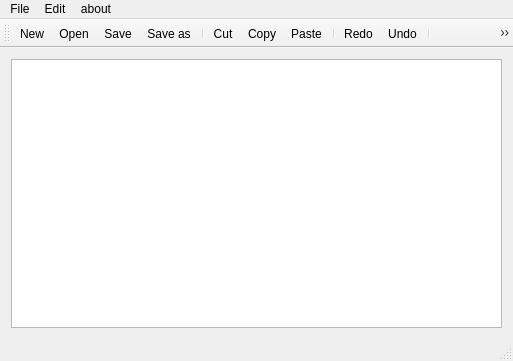
<?xml version="1.0" encoding="UTF-8"?>
<ui version="4.0">
 <class>MainWindow</class>
 <widget class="QMainWindow" name="MainWindow">
  <property name="geometry">
   <rect>
    <x>0</x>
    <y>0</y>
    <width>513</width>
    <height>361</height>
   </rect>
  </property>
  <property name="windowTitle">
   <string>MainWindow</string>
  </property>
  <widget class="QWidget" name="centralWidget">
   <layout class="QHBoxLayout" name="horizontalLayout">
    <item>
     <widget class="QTextEdit" name="textEdit"/>
    </item>
   </layout>
  </widget>
  <widget class="QMenuBar" name="menuBar">
   <property name="geometry">
    <rect>
     <x>0</x>
     <y>0</y>
     <width>513</width>
     <height>21</height>
    </rect>
   </property>
   <widget class="QMenu" name="menuFile">
    <property name="title">
     <string>File</string>
    </property>
    <addaction name="actionNew"/>
    <addaction name="actionOpen"/>
    <addaction name="separator"/>
    <addaction name="actionSave"/>
    <addaction name="actionSave_as"/>
    <addaction name="separator"/>
    <addaction name="actionPrint"/>
   </widget>
   <widget class="QMenu" name="menuEdit">
    <property name="title">
     <string>Edit</string>
    </property>
    <addaction name="actionCut"/>
    <addaction name="actionCopy"/>
    <addaction name="actionPaste"/>
    <addaction name="separator"/>
    <addaction name="actionRedo"/>
    <addaction name="actionUndo"/>
    <addaction name="separator"/>
    <addaction name="actionFont"/>
    <addaction name="actionColor"/>
    <addaction name="actionBackground_Color"/>
    <addaction name="actionBackgroung_Color_Edit_Text"/>
   </widget>
   <widget class="QMenu" name="menuAbout">
    <property name="title">
     <string>about</string>
    </property>
    <addaction name="actionAbout_Notepad"/>
   </widget>
   <addaction name="menuFile"/>
   <addaction name="menuEdit"/>
   <addaction name="menuAbout"/>
  </widget>
  <widget class="QToolBar" name="mainToolBar">
   <attribute name="toolBarArea">
    <enum>TopToolBarArea</enum>
   </attribute>
   <attribute name="toolBarBreak">
    <bool>false</bool>
   </attribute>
   <addaction name="actionNew"/>
   <addaction name="actionOpen"/>
   <addaction name="actionSave"/>
   <addaction name="actionSave_as"/>
   <addaction name="separator"/>
   <addaction name="actionCut"/>
   <addaction name="actionCopy"/>
   <addaction name="actionPaste"/>
   <addaction name="separator"/>
   <addaction name="actionRedo"/>
   <addaction name="actionUndo"/>
   <addaction name="separator"/>
   <addaction name="actionAbout_Notepad"/>
  </widget>
  <widget class="QStatusBar" name="statusBar"/>
  <action name="actionNew">
   <property name="icon">
    <iconset resource="resource.qrc">
     <normaloff>:/rec/img/new.png</normaloff>:/rec/img/new.png</iconset>
   </property>
   <property name="text">
    <string>New</string>
   </property>
  </action>
  <action name="actionOpen">
   <property name="icon">
    <iconset resource="resource.qrc">
     <normaloff>:/rec/img/open.png</normaloff>:/rec/img/open.png</iconset>
   </property>
   <property name="text">
    <string>Open</string>
   </property>
  </action>
  <action name="actionSave">
   <property name="icon">
    <iconset resource="resource.qrc">
     <normaloff>:/rec/img/save.png</normaloff>:/rec/img/save.png</iconset>
   </property>
   <property name="text">
    <string>Save</string>
   </property>
  </action>
  <action name="actionSave_as">
   <property name="icon">
    <iconset resource="resource.qrc">
     <normaloff>:/rec/img/save-as.png</normaloff>:/rec/img/save-as.png</iconset>
   </property>
   <property name="text">
    <string>Save as</string>
   </property>
  </action>
  <action name="actionCut">
   <property name="icon">
    <iconset resource="resource.qrc">
     <normaloff>:/rec/img/cut.png</normaloff>:/rec/img/cut.png</iconset>
   </property>
   <property name="text">
    <string>Cut</string>
   </property>
  </action>
  <action name="actionCopy">
   <property name="icon">
    <iconset resource="resource.qrc">
     <normaloff>:/rec/img/copy.png</normaloff>:/rec/img/copy.png</iconset>
   </property>
   <property name="text">
    <string>Copy</string>
   </property>
  </action>
  <action name="actionPaste">
   <property name="icon">
    <iconset resource="resource.qrc">
     <normaloff>:/rec/img/paste.png</normaloff>:/rec/img/paste.png</iconset>
   </property>
   <property name="text">
    <string>Paste</string>
   </property>
  </action>
  <action name="actionRedo">
   <property name="icon">
    <iconset resource="resource.qrc">
     <normaloff>:/rec/img/redo.png</normaloff>:/rec/img/redo.png</iconset>
   </property>
   <property name="text">
    <string>Redo</string>
   </property>
  </action>
  <action name="actionUndo">
   <property name="icon">
    <iconset resource="resource.qrc">
     <normaloff>:/rec/img/undo.png</normaloff>:/rec/img/undo.png</iconset>
   </property>
   <property name="text">
    <string>Undo</string>
   </property>
  </action>
  <action name="actionAbout_Notepad">
   <property name="icon">
    <iconset resource="resource.qrc">
     <normaloff>:/rec/img/about.png</normaloff>:/rec/img/about.png</iconset>
   </property>
   <property name="text">
    <string>About Notepad</string>
   </property>
  </action>
  <action name="actionFont">
   <property name="text">
    <string>Font</string>
   </property>
  </action>
  <action name="actionColor">
   <property name="text">
    <string>Color</string>
   </property>
  </action>
  <action name="actionBackground_Color">
   <property name="text">
    <string>Background Color</string>
   </property>
  </action>
  <action name="actionBackgroung_Color_Edit_Text">
   <property name="text">
    <string>Backgroung Color Edit Text</string>
   </property>
  </action>
  <action name="actionPrint">
   <property name="text">
    <string>Print</string>
   </property>
  </action>
 </widget>
 <layoutdefault spacing="6" margin="11"/>
 <resources>
  <include location="resource.qrc"/>
 </resources>
 <connections/>
</ui>
